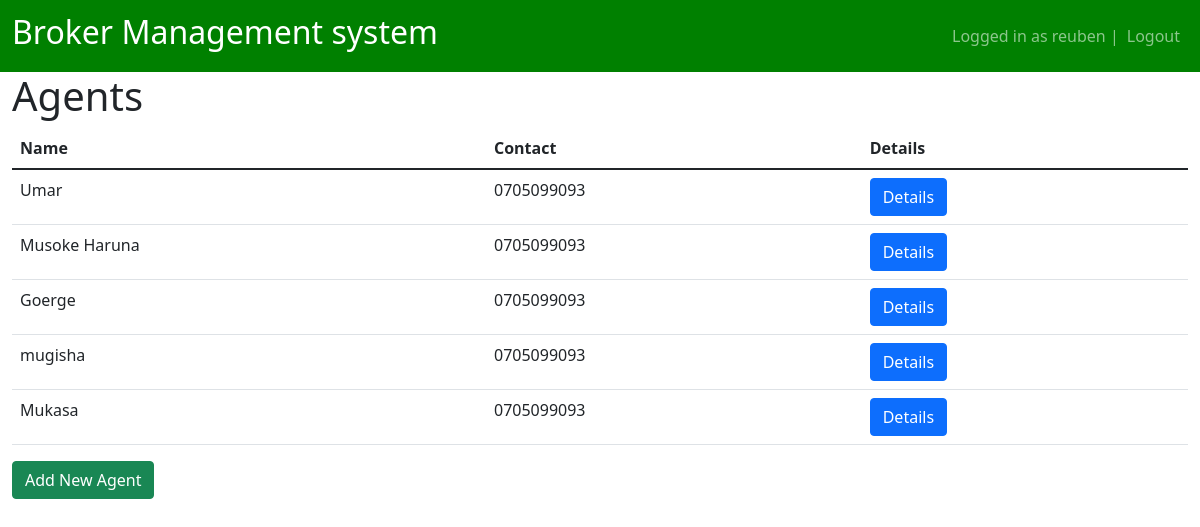
Before: /agents (signed in) with the older database file.
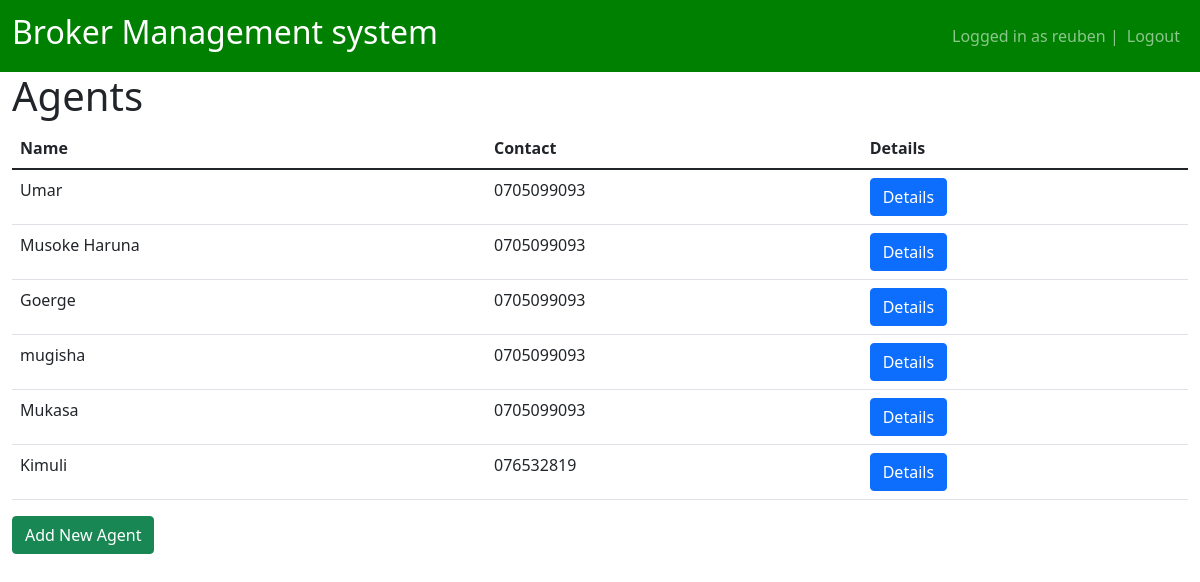
After: the same page with the newer database file.
### main/models.py (models this page shows)
class Agent(models.Model):
    name = models.CharField(max_length=45)
    phone = models.CharField(max_length=45)
    created_at = models.DateTimeField(auto_now_add=True)
    updated_at = models.DateTimeField(auto_now=True)
    def __str__(self) -> str:
        return self.name

### main/views.py (the view, shortened to what this page needs)
# urls.py: path('agents', views.agents, name='agents'),
@login_required(login_url="/login")
def agents(request):
    print("agents")
    agents = Agent.objects.all()
    selected_agents = []
    print(agents)
    return render(request, 'main/agent.html',  {"agents": agents})

### main/templates/main/agent.html (shortened to what this page needs)
{% extends 'main/base.html' %} {% block title %}Agents{% endblock %}
{% block content %}
<h1>Agents</h1>
<table class="table">
  <thead>
    <tr>
      <th scope="col">Name</th>
      <th scope="col">Contact</th>
      <th scope="col">Details</th>
    </tr>
  </thead>
  <tbody>
    {% for agent in agents %}
    <tr>
      <td>{{ agent.name }}</td>
      <td>{{ agent.phone }}</td>
      <td>
        <form method="post">
          <button
            type="submit"
            class="btn btn-primary"
            name="get_agent_id"
            value="{{ agent.id }}"
          >
            Details
          </button>
        </form>
      </td>
      {% empty %}
      <div class="pt-5">
        <img src="https://live.staticflickr.com/65535/53391592740_d56e81b830_w.jpg" alt="empty" style="margin-left: 40%;"/>
        <h2 align="center">No Documents</h2>
      </div>
    {% endfor %}
  </tbody>
</table>
<div class="row align-items-end" >
  <form method="post">
    <button
      type="submit"
      class="btn btn-success"
      name="add-agent"
      value="add-agent"
    >
      Add New Agent
    </button>
  </form>
</div>
{% endblock %}

Changed rows visible on the page:
added Agent: name "Kimuli", phone "076532819", {{ agent.id }} 14 (drawn)
